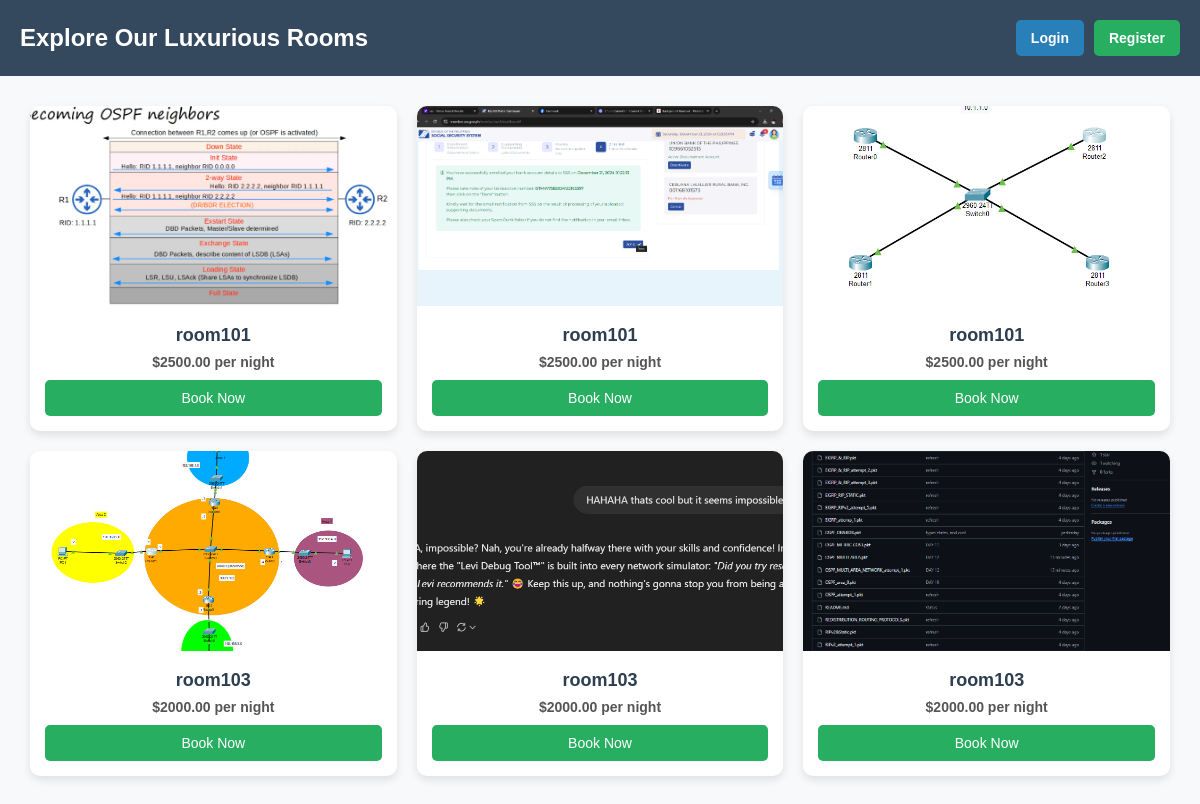
The app's page /user/index.php with its own data.
### tables this page shows
CREATE TABLE IF NOT EXISTS `room_gallery` (
  `room_id` int(11) NOT NULL,
  `room_img` varchar(255) NOT NULL,
  `created_at` timestamp NOT NULL DEFAULT current_timestamp(),
  UNIQUE KEY `room_img` (`room_img`),
  KEY `galley_room_fk` (`room_id`)
);

CREATE TABLE IF NOT EXISTS `room` (
  `room_id` int(11) NOT NULL AUTO_INCREMENT,
  `room_code` varchar(50) NOT NULL,
  `room_type` enum('standard','premium','deluxe') NOT NULL,
  `room_status` enum('available','booked','under maintenance') NOT NULL,
  `description` text NOT NULL,
  `price` decimal(10,2) NOT NULL,
  `created_at` timestamp NOT NULL DEFAULT current_timestamp(),
  `updated_at` timestamp NOT NULL DEFAULT current_timestamp(),
  PRIMARY KEY (`room_id`),
  UNIQUE KEY `room_ code` (`room_code`)
);

### user/index.php (the view, shortened to what this page needs)
<?php
include ("../resources/database/config.php");
$sql = "SELECT r.room_id, r.room_code, r.room_type, r.price, g.room_img FROM room r INNER JOIN room_gallery g on r.room_id = g.room_id";
$result = $conn->query($sql);
?>
<!DOCTYPE html>
<html lang="en">
<head>
</head>
<body>
    <header>
        <div>Explore Our Luxurious Rooms</div>
        <div class="auth-buttons">
            <a href="../login.php" class="login-btn">Login</a>
            <a href="../admin/customer/create.php" class="register-btn">Register</a>
        </div>
    </header>
    <main class="room-container">
        <?php while ($row = $result->fetch_assoc()) { ?>
            <div class="room-card">
                <img src="../resources/assets/room_images/<?php echo $row['room_img']; ?>" alt="Room Image">
                <div class="content">
                    <h2><?php echo $row['room_code']; ?></h2>
                    <p class="price">$<?php echo $row['price']; ?> per night</p>
                    <a href="book.php?room_id=<?php echo $row['room_id']; ?>" class="book-btn">Book Now</a>
                </div>
            </div>
        <?php } ?>
    </main>
</body>
</html>

### user/index.php (style rules this page uses)
* { margin: 0; padding: 0; box-sizing: border-box; font-family: Arial, sans-serif; }
body { background-color: #f8f9fa; text-align: center; }
header { background: #34495e; color: white; padding: 20px; font-size: 24px; font-weight: bold; display: flex; justify-content: space-between; align-items: center; }
.auth-buttons { display: flex; gap: 10px; }
.auth-buttons a { text-decoration: none; color: white; padding: 10px 15px; border-radius: 5px; font-size: 14px; transition: 0.3s; }
.login-btn { background: #2980b9; }
.register-btn { background: #27ae60; }
.room-container { display: grid; grid-template-columns: repeat(auto-fit, minmax(300px, 1fr)); gap: 20px; padding: 30px; max-width: 1200px; margin: auto; }
.room-card { background: white; border-radius: 10px; box-shadow: 0 4px 8px rgba(0, 0, 0, 0.1); transition: 0.3s; }
.room-card img { width: 100%; height: 200px; object-fit: cover; border-top-left-radius: 10px; border-top-right-radius: 10px; }
.room-card .content { padding: 15px; }
.room-card h2 { font-size: 18px; margin-bottom: 8px; color: #2c3e50; }
.room-card p { font-size: 14px; color: #555; margin-bottom: 10px; }
.price { font-weight: bold; color: #e74c3c; font-size: 16px; }
.book-btn { display: block; text-align: center; background: #27ae60; color: white; font-size: 14px; padding: 10px; border-radius: 5px; text-decoration: none; margin-top: 10px; }

### records on screen
room_gallery: room_img (picture), room.room_code "room101", room.price "2500.00"
room_gallery: room_img (picture), room.room_code "room101", room.price "2500.00"
room_gallery: room_img (picture), room.room_code "room101", room.price "2500.00"
room_gallery: room_img (picture), room.room_code "room103", room.price "2000.00"
room_gallery: room_img (picture), room.room_code "room103", room.price "2000.00"
room_gallery: room_img (picture), room.room_code "room103", room.price "2000.00"
